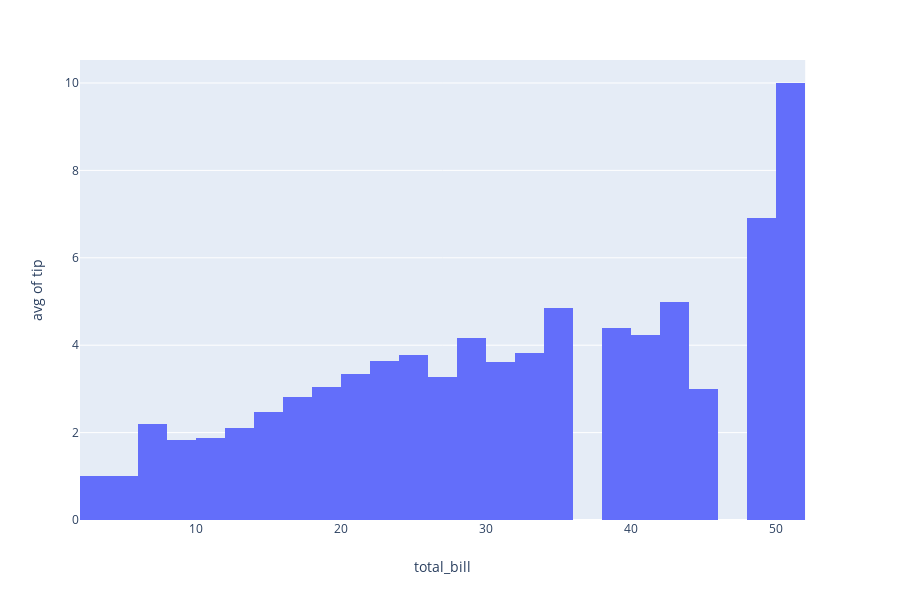

The code cell stored with this chart in its notebook:
### Code cell
tips = epx.data.tips()
fig = epx.histogram(tips, x="total_bill", y="tip", histfunc='avg')
fig.show()

### Figure 1 — Plotly figure (JSON) as saved in the notebook; plotly's stock layout.template omitted (floating-point values rounded to 4 significant figures; data arrays with more than 128 entries replaced by an {"elided": "..."} marker saying what was removed)
{"data": [{"alignmentgroup": "True", "bingroup": "x", "histfunc": "avg", "hoverlabel": {"namelength": 0}, "hovertemplate": "total_bill=%{x}<br>avg of tip=%{y}", "legendgroup": "", "marker": {"color": "#636efa"}, "name": "", "offsetgroup": "", "orientation": "v", "showlegend": false, "type": "histogram", "x": {"elided": "244 float values"}, "xaxis": "x", "y": {"elided": "244 float values"}, "yaxis": "y"}], "layout": {"barmode": "relative", "height": 600, "legend": {"tracegroupgap": 0}, "margin": {"t": 60}, "xaxis": {"anchor": "y", "domain": [0, 0.98], "title": {"text": "total_bill"}}, "yaxis": {"anchor": "x", "domain": [0, 1], "title": {"text": "avg of tip"}}}}
